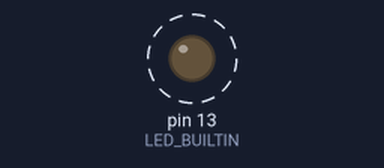
Bench run of a sketch on a simulated Arduino Uno, built with avr-gcc and run on an emulated ATmega328P. Parts: output pins drawn as LEDs (lit = HIGH). Dashed ring = blinking. What the sketch prints to the serial monitor is not drawn.

Above: at 2.5 s.
Timing chart, 0 to 6.6 s (numbered marks = the images above):
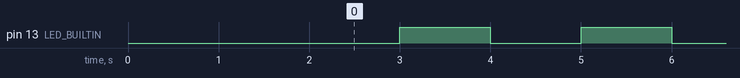

The sketch:

Practico_1__Parpadeo_Built_In.ino
```cpp
//const short PIN_LED = 12;

void setup() {
    // put your setup code here, to run once:
  Serial.begin(9600);
  delay(2000);
  Serial.println("Hola alumnos del 4K4!");
  pinMode(LED_BUILTIN, OUTPUT);
  //pinMode(PIN_LED, OUTPUT);
}

void loop() {
  digitalWrite(LED_BUILTIN, LOW);
  static int contador = 0;
  //digitalWrite(PIN_LED, HIGH);
  delay(1000);
  contador++;
  Serial.print("Encendido ");
  Serial.println(contador);
  digitalWrite(LED_BUILTIN, HIGH);
  //digitalWrite(PIN_LED, LOW);
  delay(1000);
}

void incrementa(int &i) // Nótese el uso de una referencia
{
  i = i + 1;
}
```

Measured:
- by itself, pin 13 (LED_BUILTIN): alternates HIGH for 1.0 s and LOW for 1.0 s
